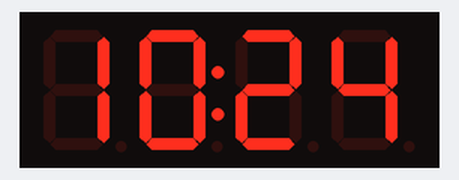
This sketch was run on a simulated Arduino Uno, built with avr-gcc and run on an emulated ATmega328P. On the bench: 4-digit seven-segment display. The local clock reads 2024-03-15 10:24:30 at power-on unless the sketch sets it.

Above: at 0.1 s.
At 64.5 s:
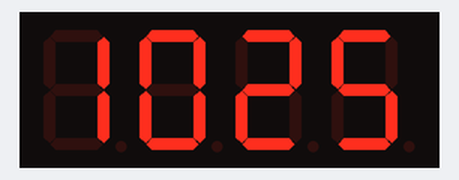
At 128.9 s:
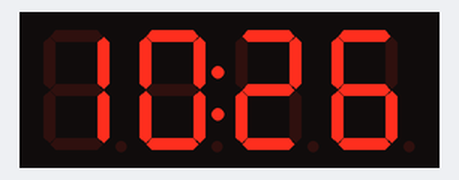

The sketch:

TM1637_7_Segment_4_Digit_Display.ino
```cpp
/*
 * 7 Segment 4 Digit Display Example
 *
 * by Niyas Thalappil
 *
 * www.youtube.com/c/NiyasThalappil
 * NiyazThalappil@gmail.com
 *
 * TM1637 Libray can be downloaded from: https://github.com/avishorp/TM1637
 */


#include <DS3231.h>                                           //RTC Library
#include <Wire.h>                                             //I2C Library
#include <TM1637Display.h>                                    //TM1637 Library

#define CLK 2                                                 //display clock on digital 2
#define DIO 3                                                 //display data on digital 3

DS3231 Clock;                                                 //create instance of DS3131 called Clock
TM1637Display display(CLK, DIO);                              //create instance of 7/4 display called display

byte year, month, date, DoW, hour, minute, second;            //global variables for DS3231

void setup() {

  Wire.begin();
  Serial.begin(9600);
  display.setBrightness(0x0f);                                //set max brightness
}

void loop() {

Clock.getTime(year, month, date, DoW, hour, minute, second);  //get time from DS3231

String myTime = String(hour)+String(minute);
int myTimeInt = myTime.toInt();
//Serial.print(myTimeInt);
display.showNumberDecEx(myTimeInt, (0x80 >> 1), true,4,0);
delay(1000);
display.showNumberDec(myTimeInt, true, 4, 0);
delay(1000);

}
```
